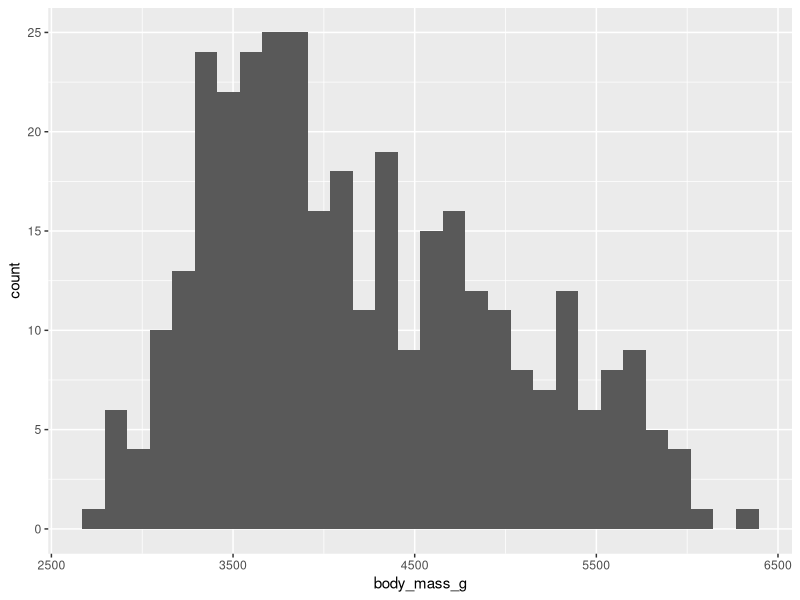

R code for this plot:
## ---- chunk 1
bob <- 1:10
bob
## ---- chunk 2
bob <- 1:10; bob
## ---- chunk 3
library(tidyverse)
library(palmerpenguins)

p <- ggplot(penguins, aes(x = body_mass_g)) +
  geom_histogram(); p
## ---- chunk 4
(bob <- 1:10)
## ---- chunk 5
(pen_ad <- penguins %>%
  filter(species == "Adelie") %>%
   summarize(mean(body_mass_g, na.rm = TRUE)))
## ---- chunk 6
library(magrittr)

penguins %>%
  filter(species == "Adelie") %T>%
  print() %>%  
  summarize(n_rows = n())
         
